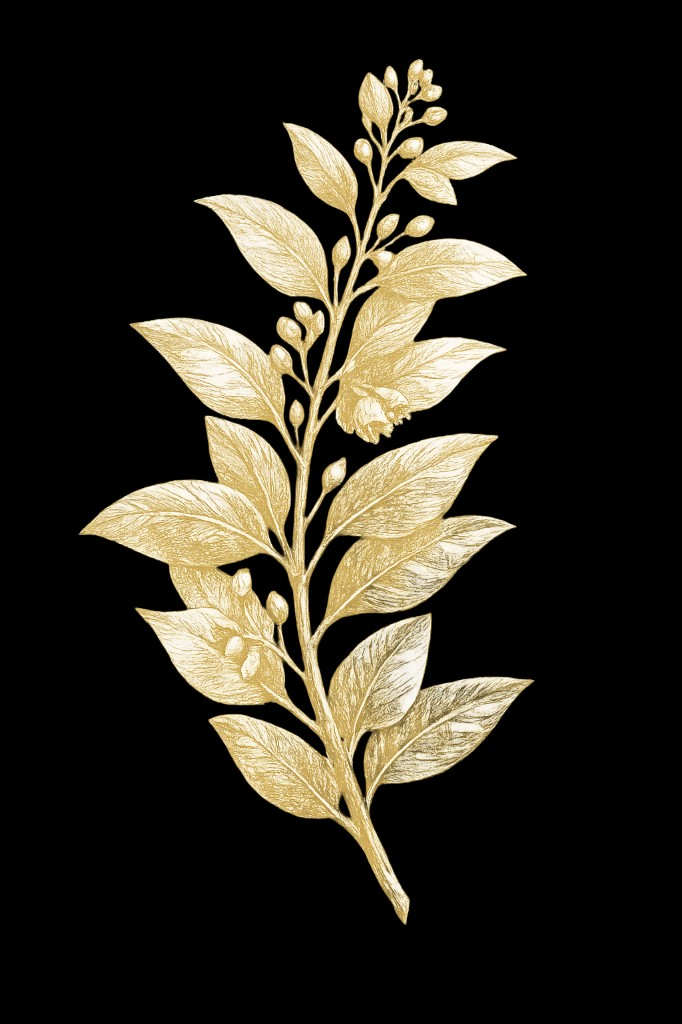
#> input picture james-and-jennifer/images/floral/botanical-source.png, 682 x 1024 px
$ python process-botanical-png.py
#> lines starting #> are read from the running program, lines starting #| are printed output that depends on the picture
#> in process, im is the input picture: PIL image 682x1024 RGB; mean R, G, B 47, 43, 32.8
"""Build site-ready botanical-01.png: true RGBA + transparent padding."""
from __future__ import annotations

import sys
from pathlib import Path

import numpy as np
from PIL import Image

ROOT = Path(__file__).resolve().parents[1]
DEFAULT_SRC = ROOT / "images" / "floral" / "botanical-source.png"
OUT = ROOT / "images" / "floral" / "botanical-01.png"
PAD = 48
LOW = 14
HIGH = 42


def rgba_from_rgb(rgb: np.ndarray) -> np.ndarray:
    r, g, b = rgb[..., 0], rgb[..., 1], rgb[..., 2]
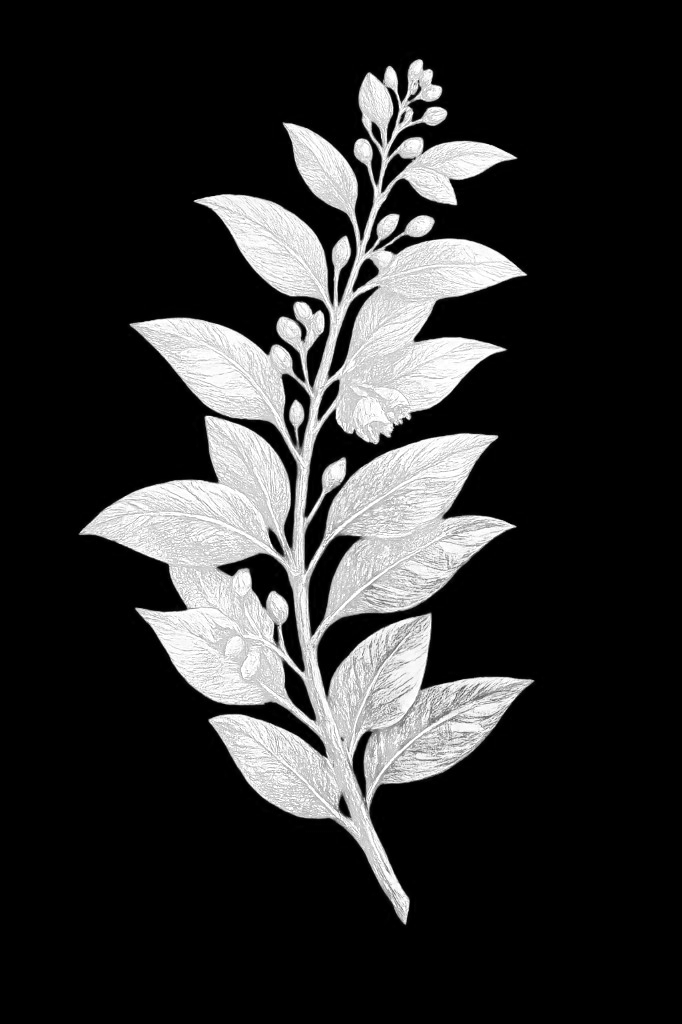
#> r: shape (1024, 682); min 0, max 255, mean 47
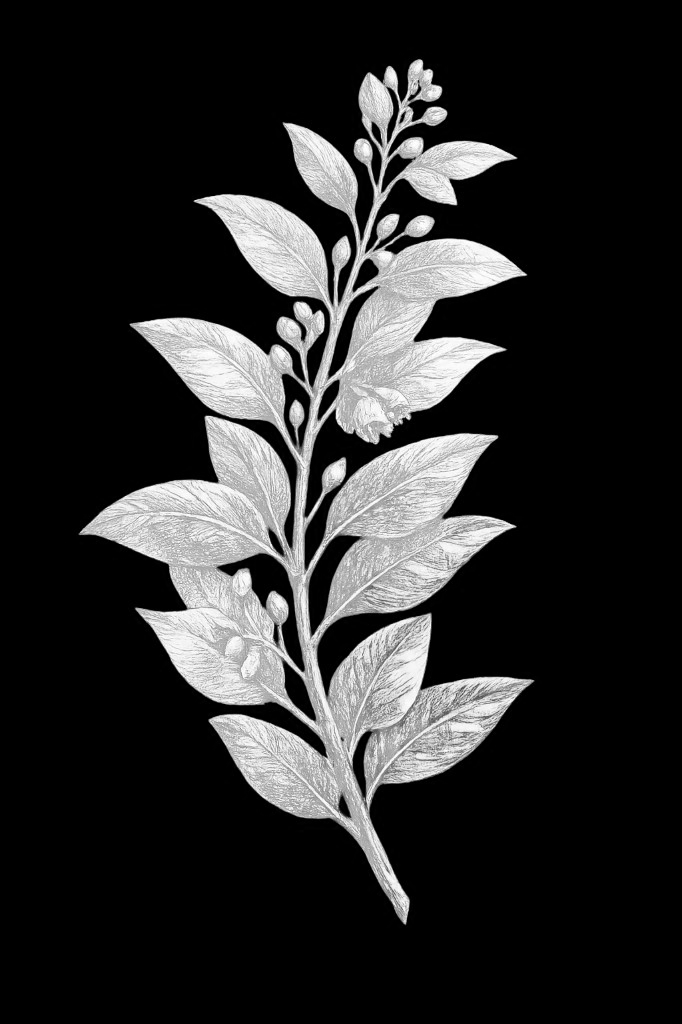
#> g: shape (1024, 682); min 0, max 255, mean 43
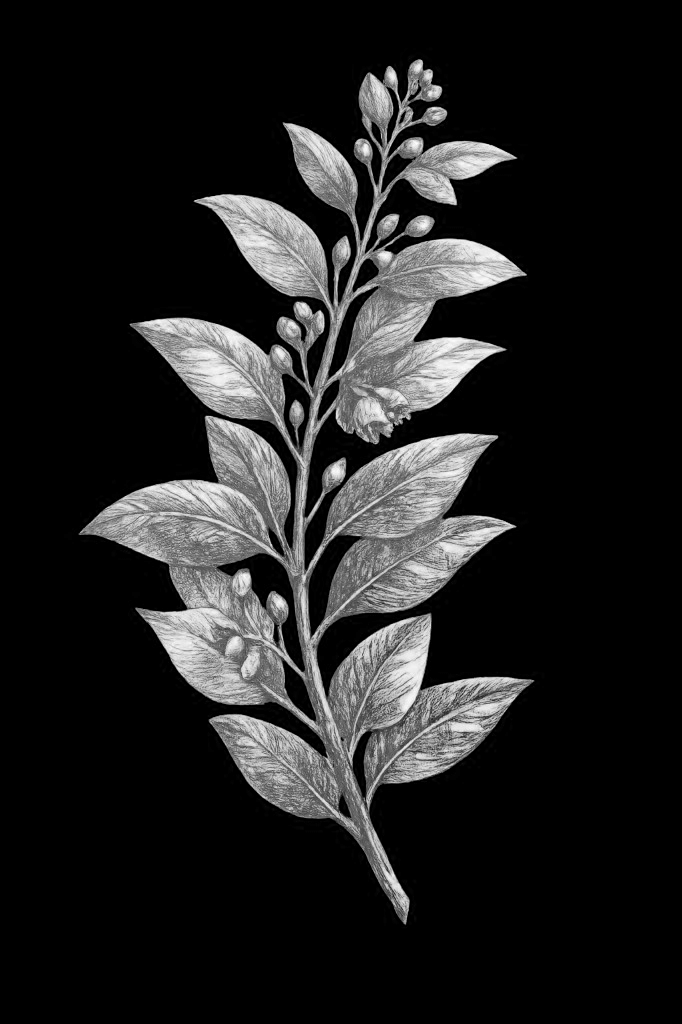
#> b: shape (1024, 682); min 0, max 253, mean 32.8
    brightness = np.maximum(np.maximum(r, g), b).astype(np.float32)
    alpha = np.clip((brightness - LOW) / (HIGH - LOW), 0.0, 1.0)
    alpha = (alpha * 255).astype(np.uint8)
    return np.dstack([r, g, b, alpha])
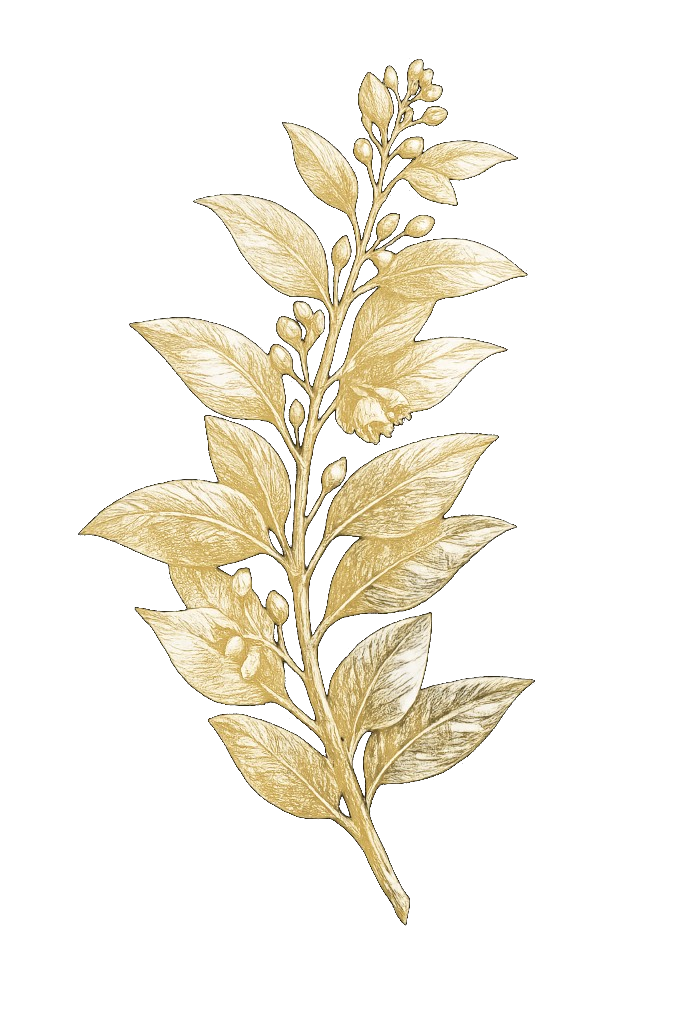
#> returned value: shape (1024, 682, 4); mean of channels 0, 1, 2, 3 47, 43, 32.8, 55.7; transparent parts drawn white


def add_padding(rgba: np.ndarray, pad: int) -> np.ndarray:
#> called with pad = 48
    h, w = rgba.shape[:2]
#> h = 1024; w = 682
    out = np.zeros((h + 2 * pad, w + 2 * pad, 4), dtype=np.uint8)
    out[pad : pad + h, pad : pad + w] = rgba
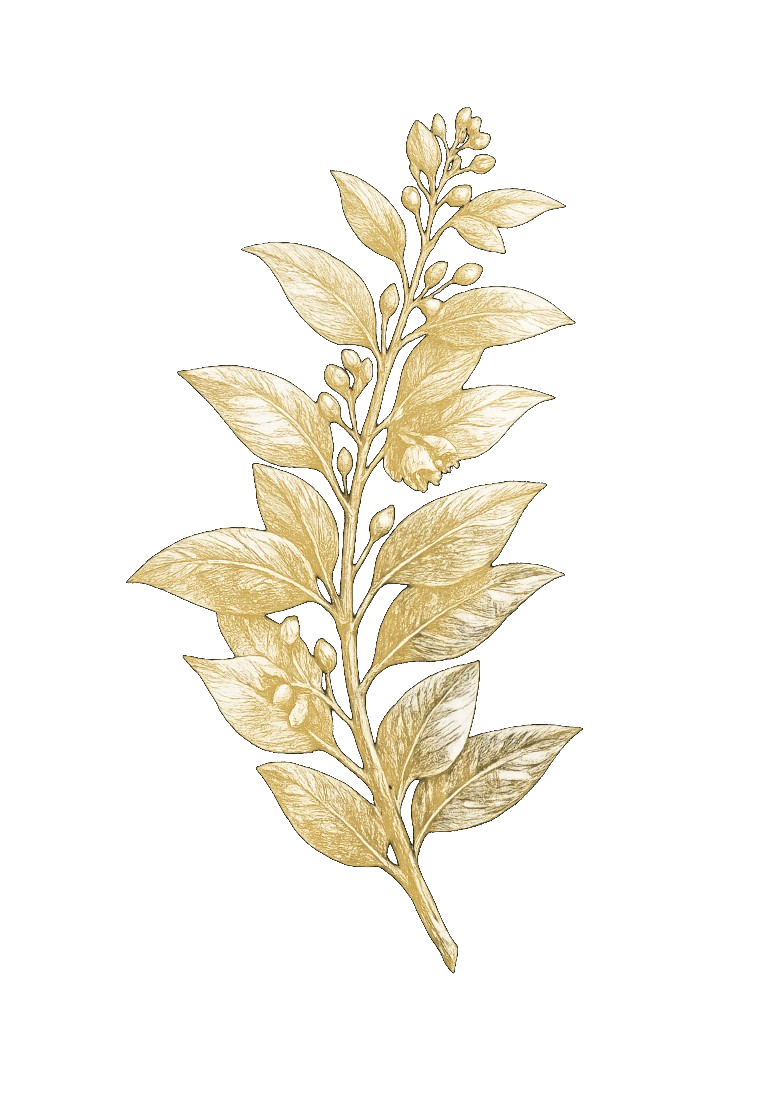
#> out: shape (1120, 778, 4); mean R, G, B, A 37.7, 34.5, 26.3, 44.7; transparent parts drawn white
    return out


def process(src: Path, out: Path = OUT, pad: int = PAD) -> None:
    im = Image.open(src)
    if im.mode == "RGBA":
        rgba = np.array(im)
        # Preserve existing alpha; only key matte if corners are opaque black.
        corners = [rgba[0, 0], rgba[-1, 0], rgba[0, -1], rgba[-1, -1]]
        if all(c[3] > 200 and max(c[:3]) < 20 for c in corners):
            rgba = rgba_from_rgb(rgba[..., :3])
    else:
        rgba = rgba_from_rgb(np.array(im.convert("RGB")))

    rgba = add_padding(rgba, pad)
    Image.fromarray(rgba, mode="RGBA").save(out, optimize=True)

    alpha = rgba[..., 3]
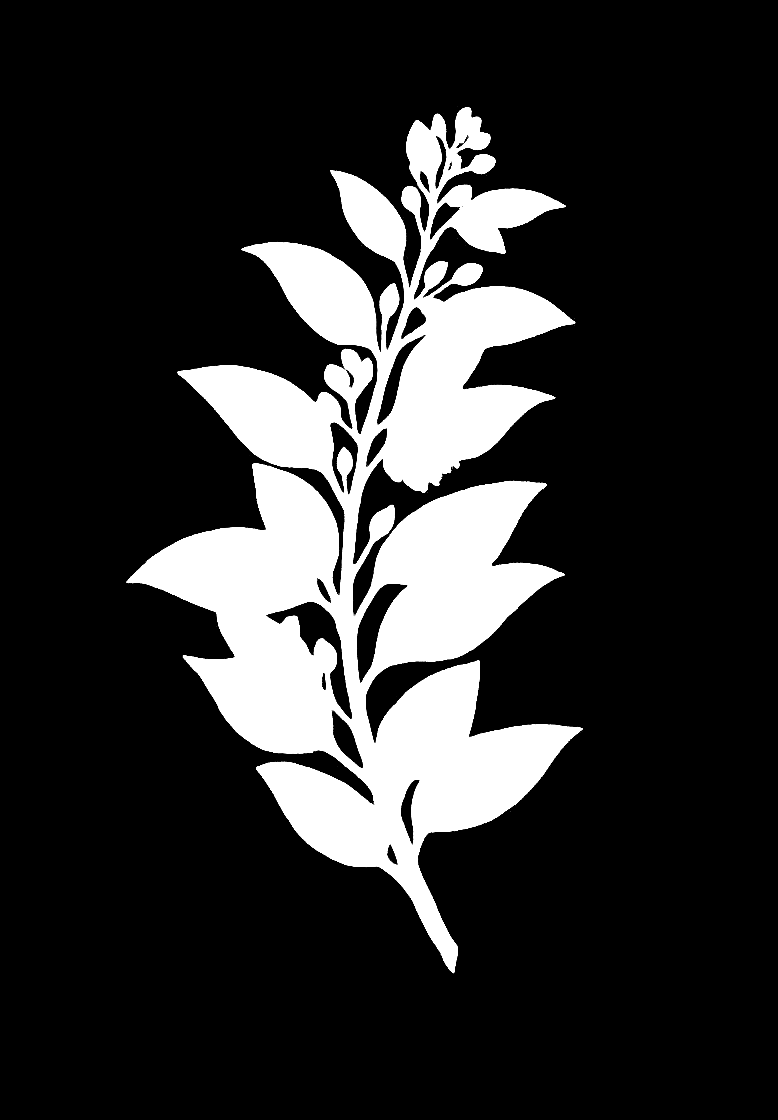
#> alpha: shape (1120, 778); min 0, max 255, mean 44.7
    ys, xs = np.where(alpha > 0)
    print(f"Wrote {out} ({out.stat().st_size // 1024} KB)")
    print(f"Size: {rgba.shape[1]}x{rgba.shape[0]}, RGBA, pad={pad}px")
#| Size: 778x1120, RGBA, pad=48px
    print(f"Content bbox: x={xs.min()}-{xs.max()}, y={ys.min()}-{ys.max()}")
#| Content bbox: x=126-582, y=106-973
    print(f"Corner alpha: {rgba[0, 0, 3]}")
#| Corner alpha: 0


def main() -> None:
    src = Path(sys.argv[1]) if len(sys.argv) > 1 else DEFAULT_SRC
    if not src.exists():
        raise SystemExit(f"Source not found: {src}")
    process(src)


if __name__ == "__main__":
    main()
